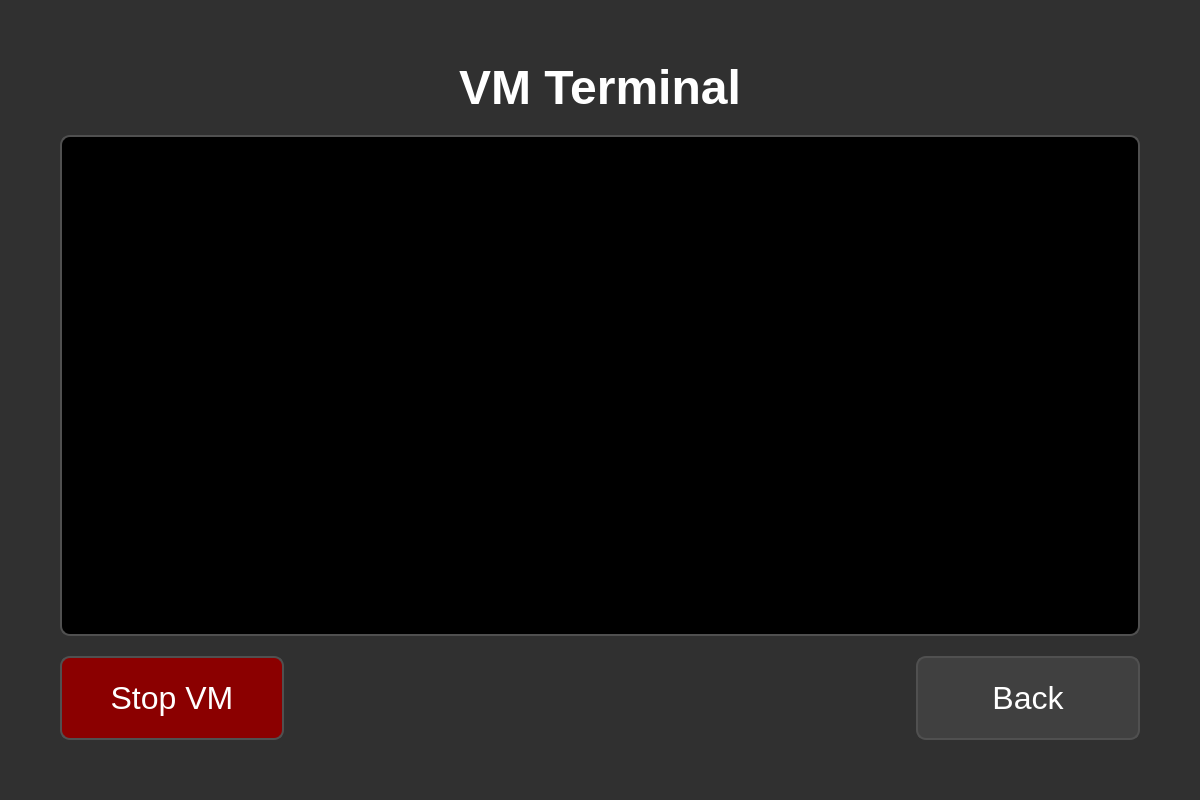
<?xml version="1.0" encoding="UTF-8"?>
<ui version="4.0">
  <class>VMTerminal</class>
  <widget class="QWidget" name="VMTerminal">
    <property name="geometry">
      <rect>
        <x>0</x>
        <y>0</y>
        <width>1200</width>
        <height>800</height>
      </rect>
    </property>
    <property name="styleSheet">
      <string notr="true">QWidget#VMTerminal {
    background-color: #303030;
}
QLabel {
    color: white;
    font-size: 36pt;
    font-weight: bold;
}
QTextEdit {
    background-color: #000000;
    color: #00ff00;
    border: 2px solid #505050;
    border-radius: 10px;
    padding: 15px;
    font-size: 14pt;
    font-family: "Courier New", monospace;
}
QLineEdit {
    background-color: #404040;
    color: white;
    border: 2px solid #505050;
    border-radius: 10px;
    padding: 10px;
    font-size: 16pt;
    font-family: "Courier New", monospace;
}
QPushButton {
    background-color: #404040;
    color: white;
    border: 2px solid #505050;
    border-radius: 10px;
    padding: 10px;
    font-size: 24pt;
    min-width: 200px;
    min-height: 60px;
}
QPushButton:hover {
    background-color: #505050;
    border-color: #606060;
}
QPushButton:pressed {
    background-color: #606060;
}
QPushButton#stopVMButton {
    background-color: #8B0000;
}
QPushButton#stopVMButton:hover {
    background-color: #A52A2A;
}</string>
    </property>
    <layout class="QVBoxLayout" name="verticalLayout">
      <property name="spacing">
        <number>20</number>
      </property>
      <property name="leftMargin">
        <number>60</number>
      </property>
      <property name="topMargin">
        <number>60</number>
      </property>
      <property name="rightMargin">
        <number>60</number>
      </property>
      <property name="bottomMargin">
        <number>60</number>
      </property>
      <item>
        <widget class="QLabel" name="titleLabel">
          <property name="text"><string>VM Terminal</string></property>
          <property name="alignment">
            <set>Qt::AlignCenter</set>
          </property>
        </widget>
      </item>
      <item>
        <widget class="QTextEdit" name="terminalOutput">
          <property name="readOnly"><bool>false</bool></property>
        </widget>
      </item>
      <item>
        <layout class="QHBoxLayout" name="buttonLayout">
          <item>
            <widget class="QPushButton" name="stopVMButton">
              <property name="text"><string>Stop VM</string></property>
            </widget>
          </item>
          <item>
            <spacer name="horizontalSpacer">
              <property name="orientation">
                <enum>Qt::Horizontal</enum>
              </property>
              <property name="sizeHint" stdset="0">
                <size>
                  <width>40</width>
                  <height>20</height>
                </size>
              </property>
            </spacer>
          </item>
          <item>
            <widget class="QPushButton" name="backButton">
              <property name="text"><string>Back</string></property>
            </widget>
          </item>
        </layout>
      </item>
    </layout>
  </widget>
  <resources/>
  <connections/>
</ui>
